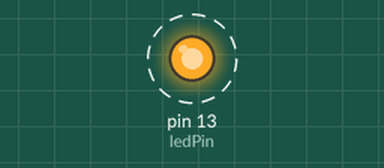
Recording of a sketch running on a simulated Arduino Uno, built with avr-gcc and run on an emulated ATmega328P. Shown: output pins drawn as LEDs (lit = HIGH). Dashed ring = blinking.

Above: at 0.5 s.
Timing chart, 0 to 4.6 s (numbered marks = the images above):
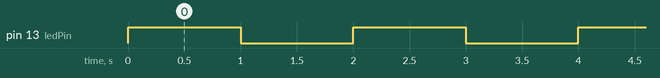

The sketch:

function_parameter_blink.ino
```cpp
const int ledPin = 13;
const int delayTime = 1000;

void blink_led_on_pin(int pinToBlink)
{
  digitalWrite(pinToBlink, HIGH);
  delay(delayTime);
  digitalWrite(pinToBlink, LOW);
  delay(delayTime);
}

void setup()
{
  pinMode(ledPin, OUTPUT);
}

void loop()
{
  blink_led_on_pin(ledPin);
}
```

Measured:
- by itself, pin 13 (ledPin): alternates HIGH for 1.0 s and LOW for 1.0 s
